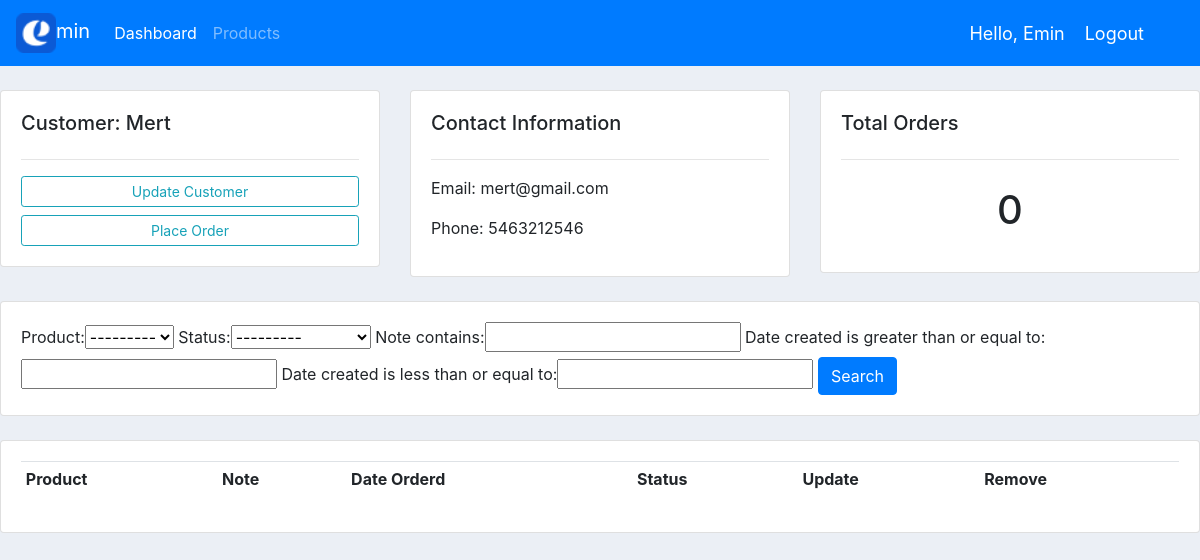
The page /customer/5 (signed in) on the database its author committed.
### accounts/models.py (models this page shows, shortened)
class Customer(models.Model):
	user = models.OneToOneField(User,null=True,blank=True ,on_delete=models.CASCADE)
	name = models.CharField(max_length=200, null=True)
	phone = models.CharField(max_length=200, null=True)
	email = models.CharField(max_length=200, null=True)
	profile_pic = models.ImageField(default="profile1.png" ,null=True,blank=True)
	date_created = models.DateTimeField(auto_now_add=True, null=True)

### accounts/decorators.py (the view)
        def wrapper_func(request, *args, **kwargs):
            group = None
            if request.user.groups.exists():
                group = request.user.groups.all()[0].name
            if group in allowed_roles:
                return view_func(request, *args, **kwargs)
            else:
                return HttpResponse("You are not allowed to view this page")

### accounts/models.py (called while the page is built)
	def __str__(self):
		return self.name

### accounts/views.py (called while the page is built)
@login_required(login_url="login")
@allowed_users(allowed_roles=['admin','staff'])
def customer(request, pk):
    customer = Customer.objects.get(id=pk)
    orders = customer.order_set.all()
    order_count = orders.count()
    myFilter = OrderFilter(request.GET, queryset=orders)
    orders = myFilter.qs
    context = {"orders":orders,"customer":customer,"order_count":order_count,
    "myFilter":myFilter,}
    return render(request,"accounts/customer.html",context)

### accounts/templates/accounts/customer.html (shortened to what this page needs)
{% extends 'base.html' %}
{% block body %}
	<br>
<div class="row">
	<div class="col-md">
		<div class="card card-body">
			<h5>Customer: {{customer.name}}</h5>
			<hr>
			<a class="btn btn-outline-info  btn-sm btn-block" href="">Update Customer</a>
			<a class="btn btn-outline-info  btn-sm btn-block" href="{% url 'createOrder' customer.id %}">Place Order </a>
		</div>
	</div>
	<div class="col-md">
		<div class="card card-body">
			<h5>Contact Information</h5>
			<hr>
			<p>Email: {{customer.email}}</p>
			<p>Phone: {{customer.phone}}</p>
		</div>
	</div>
	<div class="col-md">
		<div class="card card-body">
			<h5>Total Orders</h5>
			<hr>
			<h1 style="text-align: center;padding: 10px">{{order_count}}</h1>
		</div>
	</div>
</div>
<br>
<div class="row">
	<div class="col">
		<div class="card card-body">
			<form method="get">
				{{myFilter.form}}
		    <button class="btn btn-primary" type="submit">Search</button>
		  </form>
		</div>
	</div>
</div>
<br>
<div class="row">
	<div class="col-md">
		<div class="card card-body">
			<table class="table table-sm">
				<tr>
					<th>Product</th>
					<th>Note</th>
					<th>Date Orderd</th>
					<th>Status</th>
					<th>Update</th>
					<th>Remove</th>
				</tr>
			</table>
		</div>
	</div>
</div>
{% endblock body %}

### accounts/templates/accounts/navbar.html (shortened to what this page needs)
{% load static %}
<nav class="navbar navbar-expand-lg navbar-dark bg-primary">
  <a class="navbar-brand" href="{% url 'home' %}"><img height="40" src="{% static 'images/logo.png' %}">min  </a>
  <div class="collapse navbar-collapse" id="navbarSupportedContent">
    <ul class="navbar-nav mr-auto">
    {% if request.user.is_staff %}
      <li class="nav-item active">
        <a class="nav-link" href="{% url 'home' %}">Dashboard</a>
      </li>
      <li class="nav-item">
        <a class="nav-link" href="{% url 'products' %}">Products</a>
      </li>
      {% else %}
       <li class="nav-item">
        <a class="nav-link" href="{% url 'account' %}">Settings</a>
      </li>
      {% endif %}
    </ul>
  </div>
  <span class="hello-msg" >Hello, {{request.user}} </span>
  <span class="hello-msg" ><a class="hello-msg" href="{% url 'logout' %}"> Logout</a> </span>
</nav>

### static/css/main.css (style rules this page uses)
body { background-color: #ebeff5; }

### accounts/templates/accounts/navbar.html (style rules this page uses)
.hello-msg { font-size: 18px; color: #fff; margin-right:20px; }

### rows shown on the page
Customer: name "Mert", email "mert@gmail.com", phone "5463212546"

### other values the page prints
{{ request.user }} "Emin"
{{ order_count }} "0"
